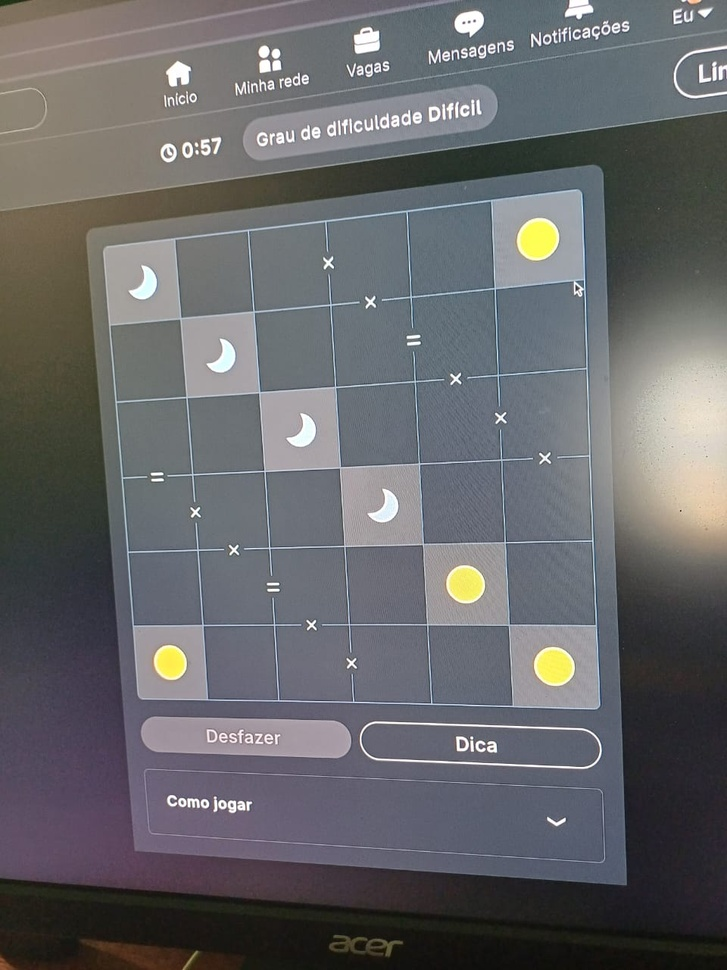
#> input picture data/sample.jpg, 727 x 970 px, shrunk from 960 x 1280 before the run
$ python -i puzzle_image_finder.py   (imports and definitions only)
#> lines starting #> are read from the running program, lines starting #| are printed output that depends on the picture; after the words box and inside, x2 and y2 are one past the last pixel; in counts of white or black regions, pixels touching at a corner belong together
from typing import Optional
import cv2
from cv2.typing import MatLike
from imutils.perspective import four_point_transform
from skimage.segmentation import clear_border
from dataclasses import dataclass
import math

THRESHOLD_BLOCK_SIZE = 11
THRESHOLD_C = 2
MINIMUM_CONTOUR_AREA = 1000


class Error(Exception):
    pass


class NoPuzzleFoundError(Error):
    def __init__(self):
        super().__init__(f"No puzzle found.")


def draw_contours(image: MatLike, contours: list[MatLike]) -> MatLike:
    for contour in contours:
        cv2.drawContours(image, [contour], -1, (0, 255, 0), 3)

    return image


@dataclass
class ExtractedPuzzleImageResult:
    def __init__(self, image: MatLike, enhanced: MatLike, contour: MatLike):
        self.image = image
        self.enhanced = enhanced
        self.contour = contour


class PuzzleImageFinder:
    def __init__(self, image: MatLike):
        self.image = image

    def find(self) -> ExtractedPuzzleImageResult:
        output = self._enhance_image(self.image.copy())
        contours = self._find_contours(output)

        puzzle_contour = self._find_puzzle_contour(contours)

        if puzzle_contour is None:
            raise NoPuzzleFoundError()

        self._validate_grid(output, puzzle_contour)

        return ExtractedPuzzleImageResult(
            image=self._cut_puzzle(self.image, puzzle_contour),
            enhanced=self._cut_puzzle(output, puzzle_contour),
            contour=puzzle_contour,
        )

    def _enhance_image(self, image: MatLike) -> MatLike:
        gray_image = cv2.cvtColor(image, cv2.COLOR_BGR2GRAY)
        threshold_image = cv2.adaptiveThreshold(
            gray_image,
            255,
            cv2.ADAPTIVE_THRESH_GAUSSIAN_C,
            cv2.THRESH_BINARY,
            THRESHOLD_BLOCK_SIZE,
            THRESHOLD_C,
        )
        threshold_image = cv2.bitwise_not(threshold_image)

        return threshold_image

    def _find_contours(self, image: MatLike) -> list[MatLike]:
        contours, _ = cv2.findContours(image, cv2.RETR_TREE, cv2.CHAIN_APPROX_SIMPLE)
        contours = sorted(contours, key=cv2.contourArea, reverse=True)

        return contours

    def _find_puzzle_contour(self, contours: list[MatLike]) -> Optional[MatLike]:
        for contour in contours:
            perimeter = cv2.arcLength(contour, True)
            approximation = cv2.approxPolyDP(contour, 0.005 * perimeter, True)

            if len(approximation) == 4:
                return approximation

    def _validate_grid(self, image: MatLike, contour: MatLike):
        puzzle_image = clear_border(self._cut_puzzle(image, contour))

        vertical_lines = 0
        horizontal_lines = 0

        edges = cv2.Canny(puzzle_image, 50, 150, apertureSize=3)
        lines = cv2.HoughLines(edges, 1, math.pi / 180, 100)

        if lines is not None:
            for _, theta in lines[:, 0]:
                if theta < math.pi / 4 or theta > 3 * math.pi / 4:
                    vertical_lines += 1
                else:
                    horizontal_lines += 1

        if vertical_lines < 5 or horizontal_lines < 5:
            raise NoPuzzleFoundError()

    def _cut_puzzle(self, image: MatLike, contour: MatLike) -> MatLike:
        return four_point_transform(image, contour.reshape(4, 2))

>>> import cv2
>>> picture = cv2.imread('../../data/sample.jpg')
#> picture is the input picture: shape (970, 727, 3); mean B, G, R 105.4, 102.8, 102.4
>>> result = PuzzleImageFinder(picture).find()
#> in _enhance_image, `gray_image = cv2.cvtColor(image, cv2.COLOR_BGR2GRAY)`:
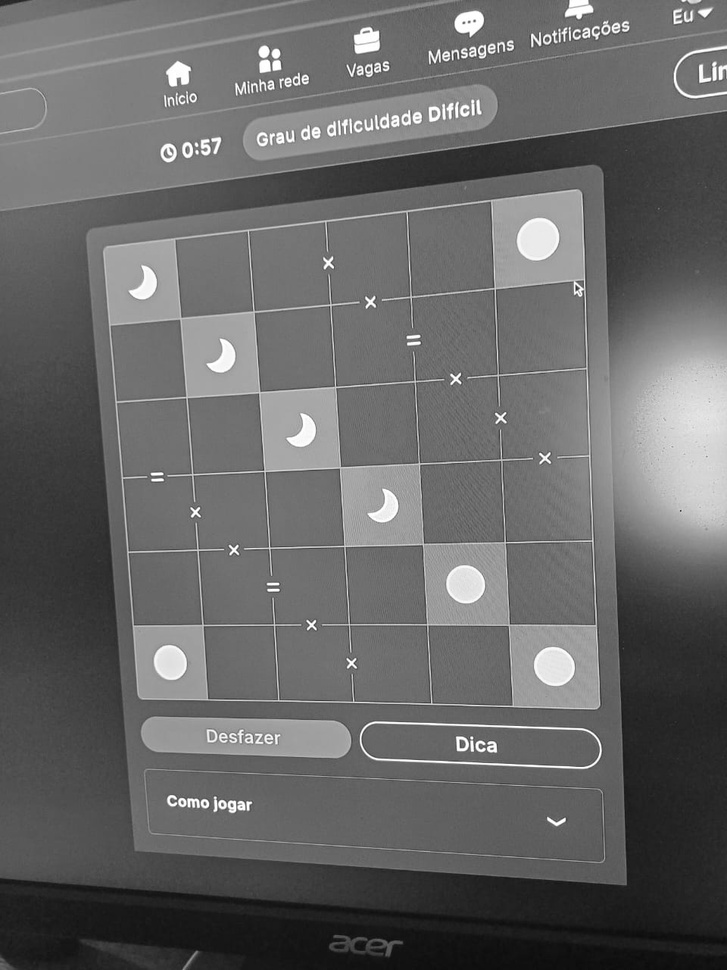
#> gray_image: shape (970, 727); min 12, max 255, mean 103
#> in _enhance_image, `threshold_image = cv2.adaptiveThreshold( gray_image, 255, cv2.ADAPTIVE..`:
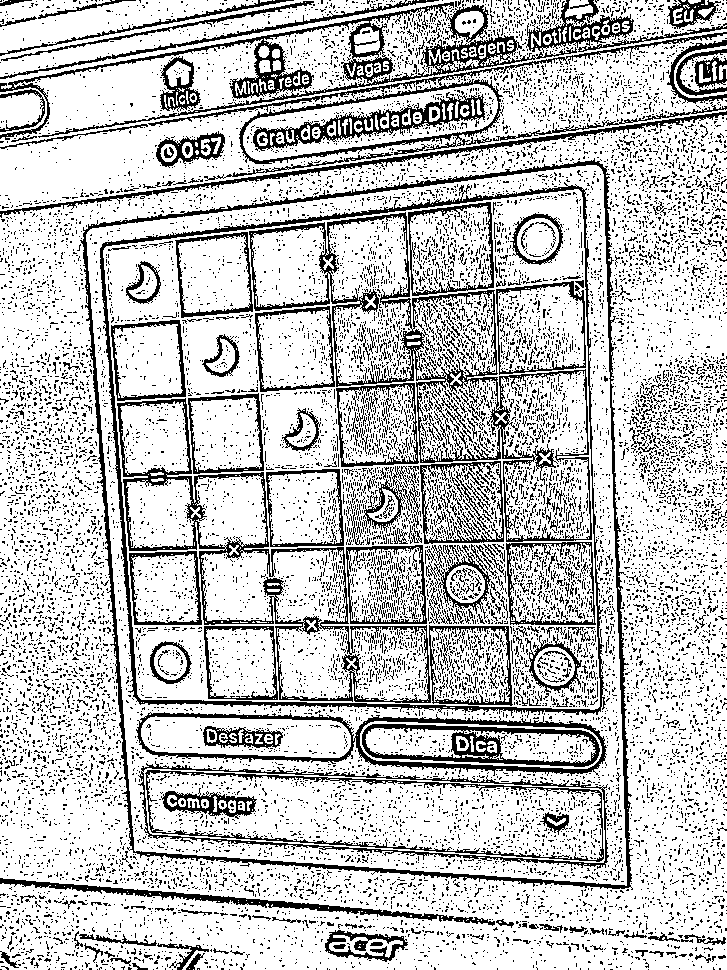
#> threshold_image: shape (970, 727); 76.9% white; black in thin lines or dots
#> in _enhance_image, `threshold_image = cv2.bitwise_not(threshold_image)`: threshold_image: shape (970, 727); 23.1% white in thin lines or dots
#> in _find_contours, `contours, _ = cv2.findContours(image, cv2.RETR_TREE, cv2.CHAIN_APPROX_..`: contours = 16950 contours, 16650 with area under 20; largest, box (x1, y1, x2, y2) and area: (80, 158, 633, 890) 347496, (85, 164, 628, 887) 340900, (100, 182, 608, 718) 234989, (102, 188, 601, 711) 230349, (249, 212, 592, 542) 46268
#> the loop in _find_puzzle_contour, `for contour in contours:` made 1 pass
#> (perimeter, approximation) on pass 1: (3314.6, [[607, 166], [83, 227], [129, 850], [632, 889]])
#> in find, `puzzle_contour = self._find_puzzle_contour(contours)`: puzzle_contour = [[607, 166], [83, 227], [129, 850], [632, 889]]
#> in _cut_puzzle, `return four_point_transform(image, contour.reshape(4, 2))`:
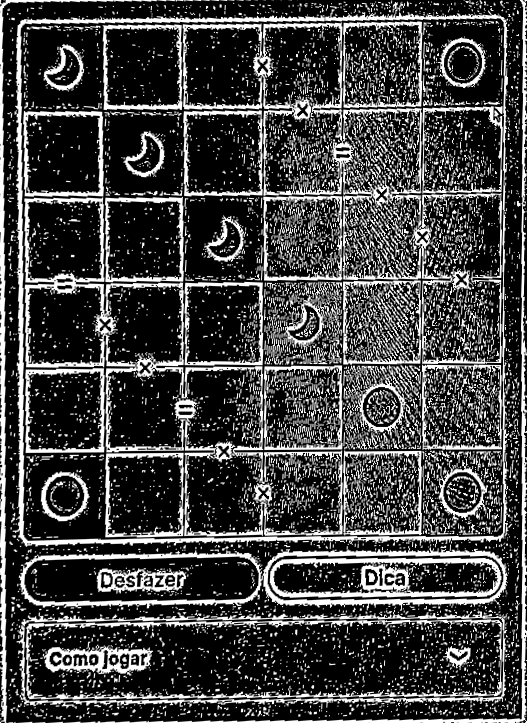
#> returned value: shape (723, 527); min 0, max 255, mean 66.5
#> in _validate_grid, `edges = cv2.Canny(puzzle_image, 50, 150, apertureSize=3)`:
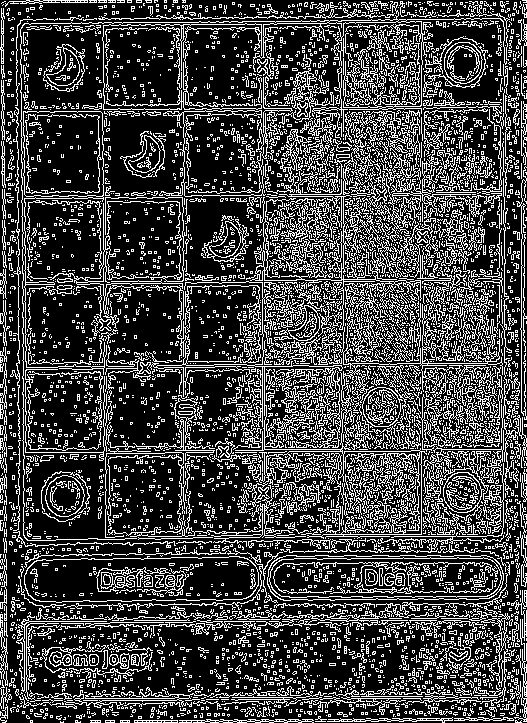
#> edges: shape (723, 527); 26.3% white in thin lines or dots
#> the loop in _validate_grid, `for _, theta in lines[:, 0]:` made 18295 passes
#> theta on passes 1 to 12: 0, 0, 0, 0, 0.785, 0, 0.785, 0, 0.785, 0, 0, 0.785
#> after the loop in _validate_grid, `for _, theta in lines[:, 0]:`: horizontal_lines = 10113; vertical_lines = 8182
#> in _cut_puzzle (call 2), `return four_point_transform(image, contour.reshape(4, 2))`:
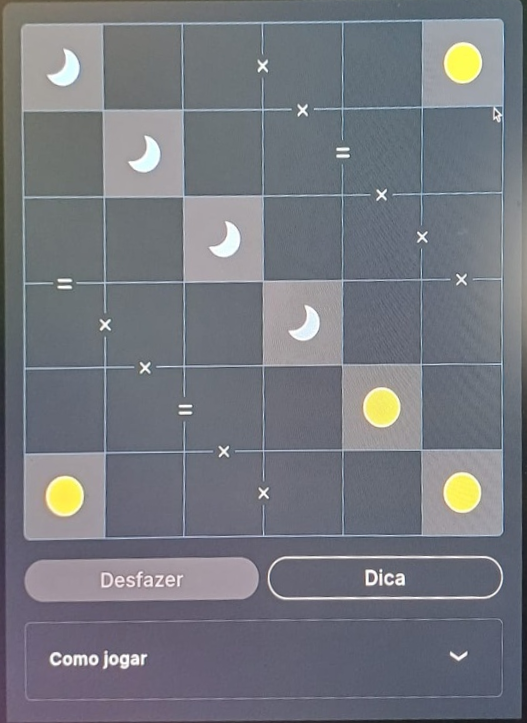
#> returned value: shape (723, 527, 3); mean of channels 0, 1, 2 126.8, 119.4, 116.7; drawn as B, G, R
#> in __init__, `self.contour = contour`: self.contour = [[607, 166], [83, 227], [129, 850], [632, 889]]
